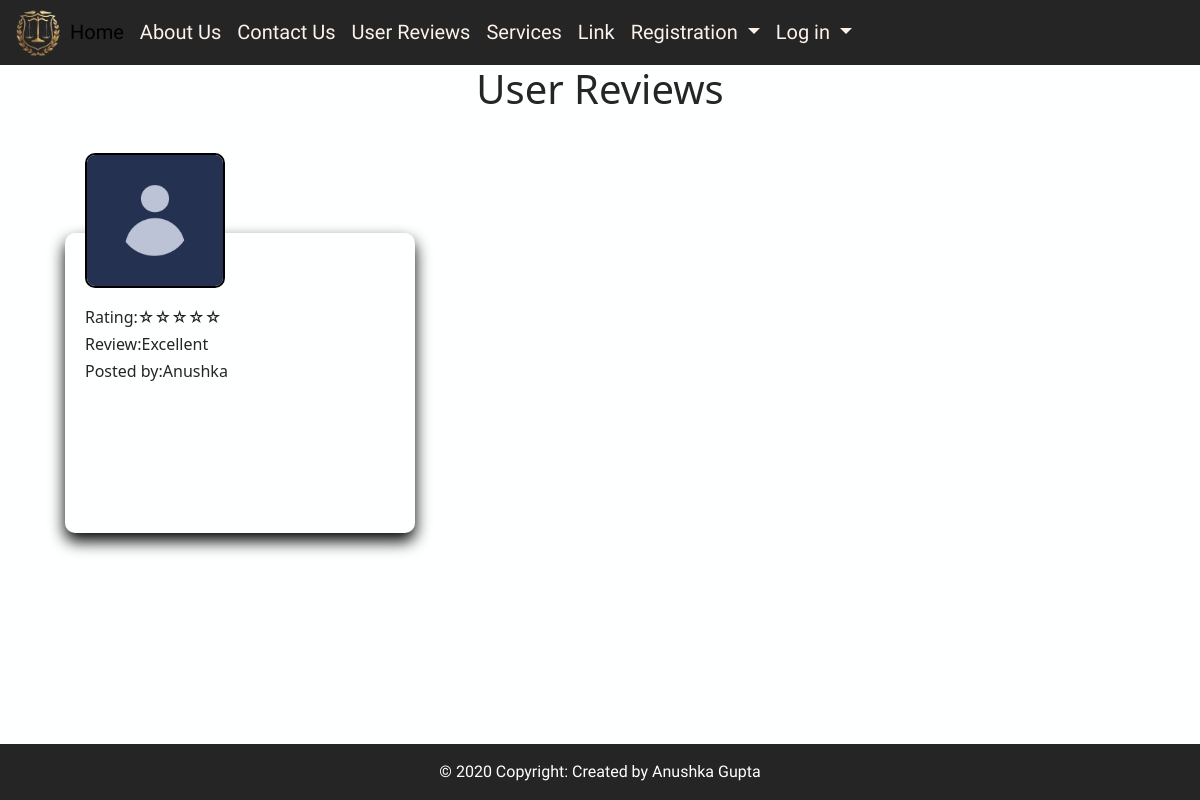
/all_feedback/, run on the app's committed database.
### legal_app/models.py (models this page shows)
class Feedback(models.Model):
    email=models.CharField(max_length=45,primary_key=True)
    name=models.CharField(max_length=55,null=False)
    rating=models.CharField(max_length=55,null=False)
    remark=models.TextField(default="")
    user_pic=models.CharField(max_length=255,default="")
    date=models.DateField(default=timezone.now)

### legal_app/views.py (the view)
# urls.py: path("all_feedback/",views.all_feedback,name="all_feedback"),
def all_feedback(request):
    feedback_list=Feedback.objects.all()
    feedback_dict={"feedback_key":feedback_list}
    return render(request,"legal_app/html/all_feedback.html",feedback_dict)

### legal_app/templates/legal_app/html/all_feedback.html (shortened to what this page needs)
<!DOCTYPE html>
{% load static %}
<html lang="en">
<head>
    {% include 'legal_app/common/common_css.html' %}
</head>
<body>
    <div class="main-div">
    {% include 'legal_app/common/header.html' %}
    <div style="margin:auto;" class="text-center">
        <h1 style="color:#242524;">User Reviews</h1>
    </div>
     <div class="feedback-div">
        {% for f in feedback_key %}
        <div class="feedback-card">
            <img src="/media/{{f.user_pic}}" alt="">
            <h6>Rating:{{f.rating}}</h6>
            <h6>Review:{{f.remark}}</h6>
            <h6>Posted by:{{f.name}}</h6>
        </div>
        {% endfor %}
     </div>
    </div>
    {% include 'legal_app/common/footer.html' %}
</body>
</html>

### legal_app/static/legal_app/css/custom_style.css (style rules this page uses)
html,body { min-height:100vh; display:flex; flex-direction:column; background-color:#feffff; }
.main-div { flex:1; }

### legal_app/templates/legal_app/html/all_feedback.html (style rules this page uses)
.feedback-div { display: flex; margin-left:50px; flex-wrap:wrap; margin-top: 30px; }
.feedback-card { width:350px; height: 300px; margin:15px; border-radius: 10px; transition: transform 0.5s; box-shadow:0 8px 16px rgb(0,0,0.8); margin-bottom: 90px; margin-top: 90px; }
.feedback-card img { width:40%; height: 45%; margin-bottom:20px; margin-top: -80px; margin-left: 20px; border-radius: 10px; border:2px solid black; display: inline; margin-right: 10px; }
h6 { color:#242524; margin-left:20px; }

### data on the page
Feedback: user_pic (picture), rating "☆☆☆☆☆", remark "Excellent", name "Anushka"
